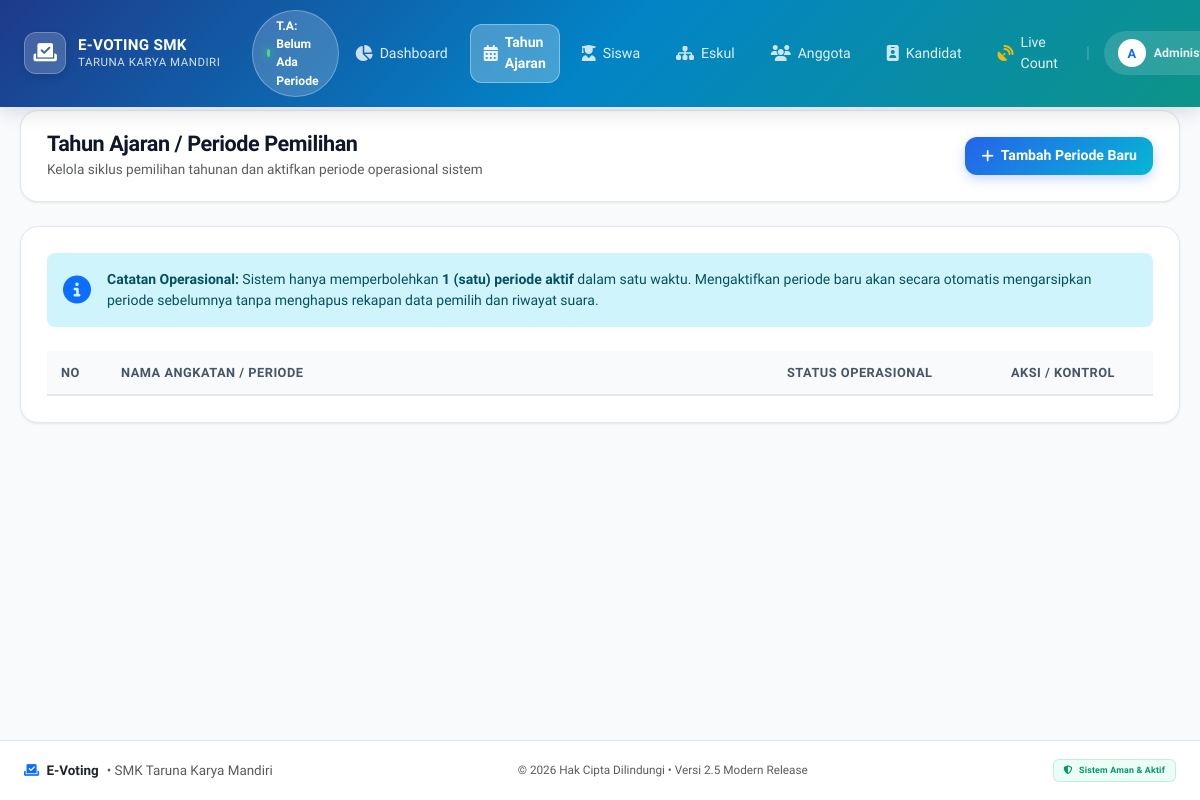
The app's page /admin/periode.php (signed in), older data.
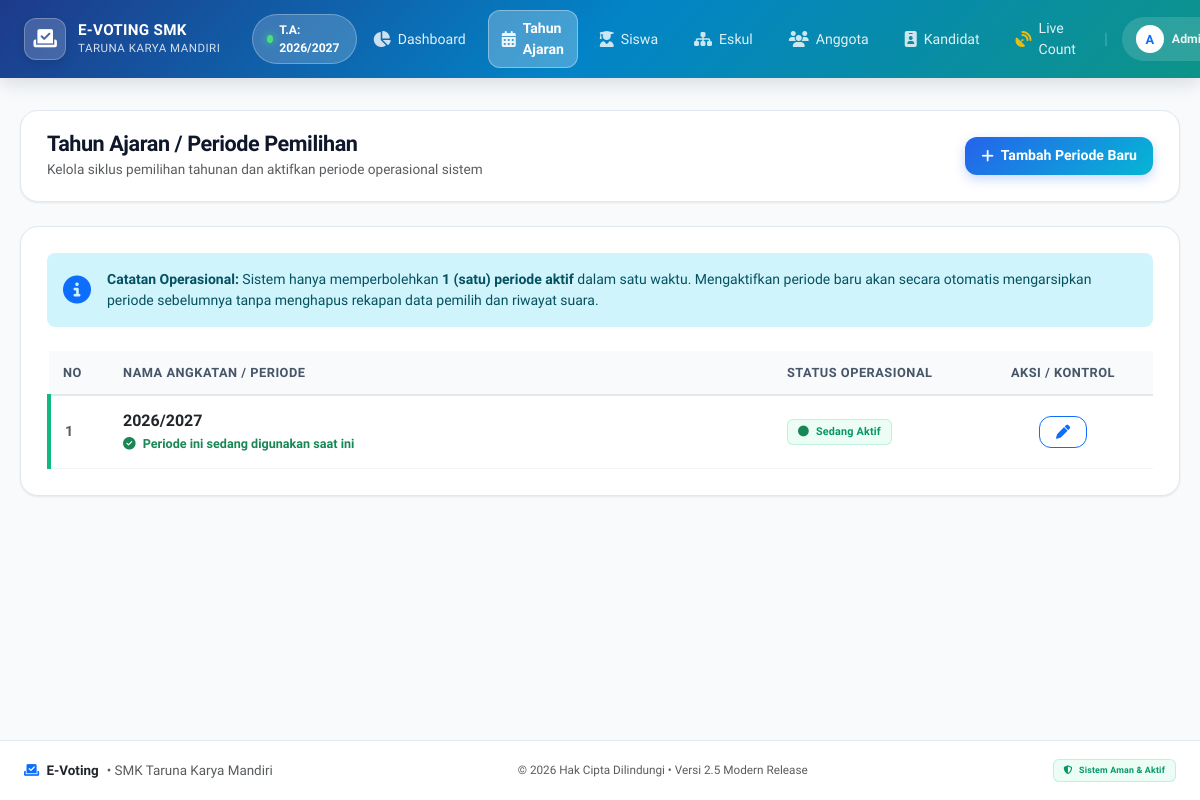
The same page, newer data.
### tables this page shows
CREATE TABLE `periode` (
  `id_periode` int(11) NOT NULL AUTO_INCREMENT,
  `nama_periode` varchar(50) NOT NULL,
  `status_aktif` tinyint(1) DEFAULT 1,
  PRIMARY KEY (`id_periode`)
);

### admin/periode.php (the view, shortened to what the changed rows need)
<?php
require '../config/koneksi.php';
$stmt_tampil = $pdo->query("SELECT * FROM periode ORDER BY id_periode DESC");
$data_periode = $stmt_tampil->fetchAll();
?>
<!DOCTYPE html>
<html lang="id">
<head>
    <link href="https://cdn.jsdelivr.net/npm/bootstrap@5.3.0/dist/css/bootstrap.min.css" rel="stylesheet">
    <link href="https://cdn.datatables.net/1.13.6/css/dataTables.bootstrap5.min.css" rel="stylesheet">
    <link rel="stylesheet" href="https://cdnjs.cloudflare.com/ajax/libs/font-awesome/6.4.0/css/all.min.css">
    <link rel="stylesheet" href="assets/css/style.css">
</head>
<body>
    <?php include 'sidebar.php'; ?>
    <div class="content">
        <div class="card-modern">
            <div class="table-responsive">
                <table class="table table-hover align-middle w-100" id="tabelPeriode">
                    <thead>
                        <tr>
                            <th style="width: 60px;">No</th>
                            <th>Nama Angkatan / Periode</th>
                            <th style="width: 200px;">Status Operasional</th>
                            <th class="text-center" style="width: 180px;">Aksi / Kontrol</th>
                        </tr>
                    </thead>
                    <tbody>
                        <?php if (count($data_periode) > 0): ?>
                            <?php $no = 1; foreach ($data_periode as $row): ?>
                                <tr class="<?= $row['status_aktif'] == 1 ? 'tr-active-periode' : ''; ?>">
                                    <td class="text-muted fw-bold"><?= $no++; ?></td>
                                    <td>
                                        <div class="fw-bold text-dark fs-6"><?= htmlspecialchars($row['nama_periode']); ?></div>
                                        <?php if ($row['status_aktif'] == 1): ?>
                                            <small class="text-success fw-semibold"><i class="fas fa-check-circle me-1"></i> Periode ini sedang digunakan saat ini</small>
                                        <?php endif; ?>
                                    </td>
                                    <td>
                                        <?php if ($row['status_aktif'] == 1): ?>
                                            <span class="badge badge-soft-success">
                                                <i class="fas fa-circle text-success me-1"></i> Sedang Aktif
                                            </span>
                                        <?php else: ?>
                                            <span class="badge badge-soft-secondary">
                                                <i class="fas fa-archive me-1"></i> Diarsipkan
                                            </span>
                                        <?php endif; ?>
                                    </td>
                                    <td class="text-center">
                                        <div class="d-flex align-items-center justify-content-center gap-1">
                                            <button class="btn btn-sm btn-outline-primary" data-bs-toggle="modal" data-bs-target="#modalEdit<?= $row['id_periode']; ?>" title="Edit Nama">
                                                <i class="fas fa-pen"></i>
                                            </button>
                                        </div>
                                    </td>
                                </tr>
                            <?php endforeach; ?>
                        <?php endif; ?>
                    </tbody>
                </table>
            </div>
        </div>
    </div>
</body>
</html>

### admin/sidebar.php (shortened to what the changed rows need)
<?php
$periode_nav_text = "Belum Ada Periode";
if (isset($pdo)) {
    try {
        $stmt_nav_p = $pdo->query("SELECT nama_periode FROM periode WHERE status_aktif = 1 LIMIT 1");
        $row_p = $stmt_nav_p->fetchColumn();
        if ($row_p) {
            $periode_nav_text = $row_p;
        }
    } catch(Exception $e) {
    }
}
?>
<link rel="stylesheet" href="assets/css/style.css">
<nav class="navbar navbar-expand-xl navbar-custom fixed-top">
    <div class="container-fluid px-3 px-lg-4">
        <div class="d-none d-md-flex align-items-center ms-3">
            <span class="badge-periode-nav">
                <span class="pulse-dot"></span>
                <span>T.A: <?= htmlspecialchars($periode_nav_text); ?></span>
            </span>
        </div>
    </div>
</nav>

Row changes from the older to the newer data that the page shows:
added periode: nama_periode "2026/2027", status_aktif 1 (drawn)
Text that changed along with them:
$periode_nav_text: "Belum Ada Periode" → (not shown)
